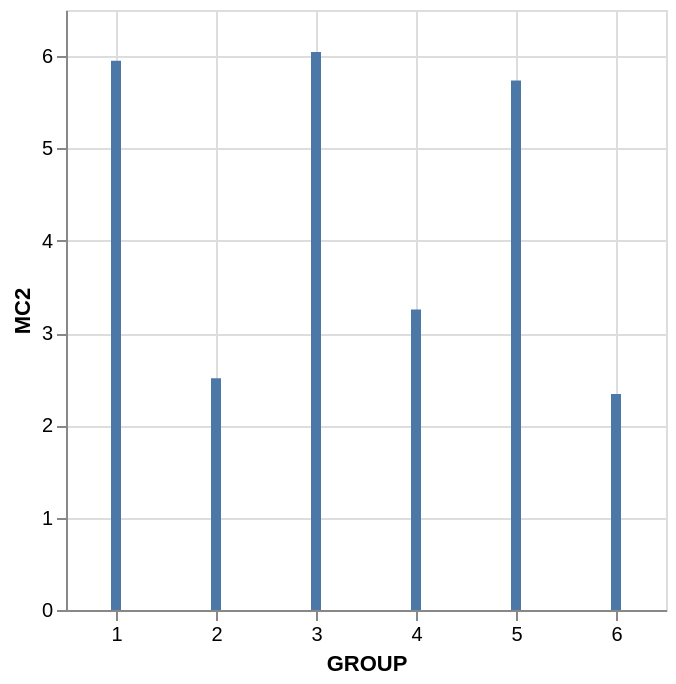

Source (notebook cell):
### Code cell
df.group_by("GROUP").agg(pl.col("MC2").mean()).sort(by="GROUP").plot.bar(
    x="GROUP", y="MC2"
)

### Figure 1 — Vega-Lite specification as saved in the notebook (floating-point values rounded to 4 significant figures)
{"config": {"view": {"continuousWidth": 300, "continuousHeight": 300}}, "data": {"name": "data-18a2053fc962868c20392e962df7a989"}, "mark": {"type": "bar", "tooltip": true}, "encoding": {"x": {"field": "GROUP", "type": "quantitative"}, "y": {"field": "MC2", "type": "quantitative"}}, "params": [{"name": "param_1e9efca18e7a2868", "select": {"type": "interval", "encodings": ["x", "y"]}, "bind": "scales"}], "$schema": "https://vega.github.io/schema/vega-lite/v6.4.1.json", "datasets": {"data-18a2053fc962868c20392e962df7a989": [{"GROUP": 1, "MC2": 5.95}, {"GROUP": 2, "MC2": 2.511}, {"GROUP": 3, "MC2": 6.045}, {"GROUP": 4, "MC2": 3.256}, {"GROUP": 5, "MC2": 5.737}, {"GROUP": 6, "MC2": 2.341}]}}
